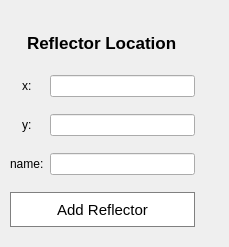
         <widget class="QWidget" name="Reflector">
          <widget class="QWidget" name="reflector_location" native="true">
           <property name="geometry">
            <rect>
             <x>-5</x>
             <y>17</y>
             <width>220</width>
             <height>221</height>
            </rect>
           </property>
           <property name="minimumSize">
            <size>
             <width>220</width>
             <height>0</height>
            </size>
           </property>
           <property name="maximumSize">
            <size>
             <width>220</width>
             <height>16777215</height>
            </size>
           </property>
           <layout class="QGridLayout" name="gridLayout_26">
            <property name="leftMargin">
             <number>15</number>
            </property>
            <property name="rightMargin">
             <number>20</number>
            </property>
            <item row="1" column="0" alignment="Qt::AlignHCenter">
             <widget class="QLabel" name="label_22">
              <property name="text">
               <string>x:</string>
              </property>
             </widget>
            </item>
            <item row="3" column="0" alignment="Qt::AlignHCenter">
             <widget class="QLabel" name="label_24">
              <property name="text">
               <string>name:</string>
              </property>
             </widget>
            </item>
            <item row="1" column="1">
             <widget class="QLineEdit" name="r_x"/>
            </item>
            <item row="2" column="1">
             <widget class="QLineEdit" name="r_y"/>
            </item>
            <item row="3" column="1">
             <widget class="QLineEdit" name="r_name"/>
            </item>
            <item row="0" column="0" colspan="2" alignment="Qt::AlignHCenter">
             <widget class="QLabel" name="label_25">
              <property name="minimumSize">
               <size>
                <width>0</width>
                <height>30</height>
               </size>
              </property>
              <property name="maximumSize">
               <size>
                <width>16777215</width>
                <height>30</height>
               </size>
              </property>
              <property name="font">
               <font>
                <pointsize>13</pointsize>
                <weight>75</weight>
                <bold>true</bold>
               </font>
              </property>
              <property name="text">
               <string>Reflector Location</string>
              </property>
             </widget>
            </item>
            <item row="2" column="0" alignment="Qt::AlignHCenter">
             <widget class="QLabel" name="label_23">
              <property name="text">
               <string>y:</string>
              </property>
             </widget>
            </item>
            <item row="4" column="0" colspan="2">
             <widget class="QPushButton" name="reflector">
              <property name="maximumSize">
               <size>
                <width>16777215</width>
                <height>35</height>
               </size>
              </property>
              <property name="styleSheet">
               <string notr="true">QPushButton{
	border-radius: 20px;
    background-color:white;
	border: 1px solid rgb(128,128,128);
	font-size:15px;
}

QPushButton:hover {
	border-radius: 20px;
   	color: rgb(230, 0, 92);
	border:1px solid rgb(230, 0, 92);
}

</string>
              </property>
              <property name="text">
               <string>Add Reflector</string>
              </property>
             </widget>
            </item>
           </layout>
          </widget>
         </widget>
